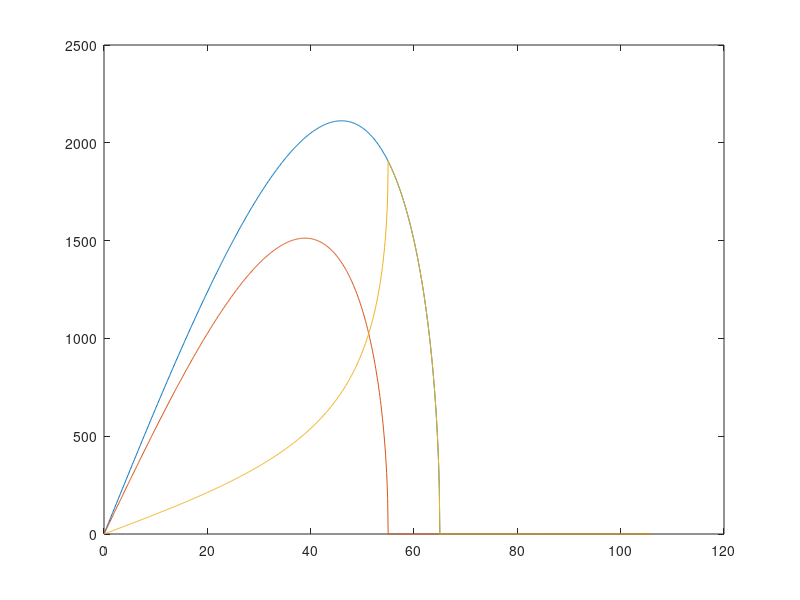
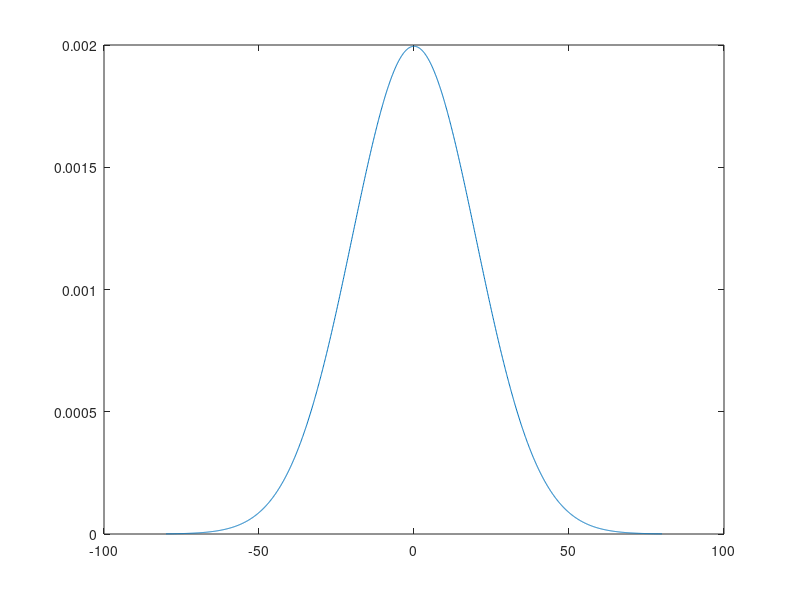
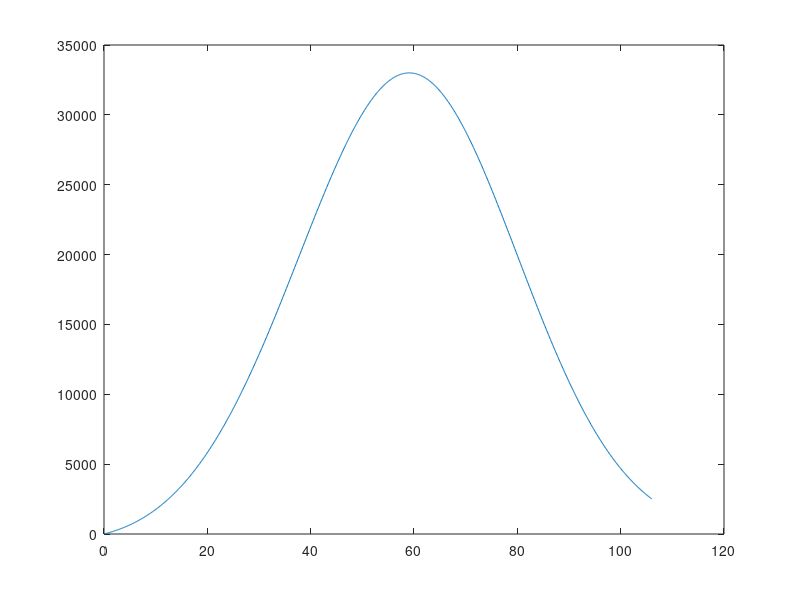

Recreate these plots in MATLAB, in order.
close all
clear all
clc

r = 60;
t = 10;

ErrorLoc = 20;


% N = 100;
% rho = linspace(0,r+t,N);

rho_Step = 0.1;
Max_rho = r + t/2 + 2*ErrorLoc + 1;
rho = 0:rho_Step:Max_rho ;

V_1 = sqrt((r+t/2)^2 - rho.^2).*rho;
V_1(rho > r+t/2) = 0;

V_2 = sqrt((r-t/2)^2 - rho.^2).*rho;
V_2(rho > r-t/2) = 0;

V_shell = V_1 - V_2;

figure;
plot(rho,V_1,rho,V_2, rho, V_shell)

V_shell = V_shell/sum(V_shell);

%%

x = (-4*ErrorLoc):rho_Step:(4*ErrorLoc);
G_ErrorLoc = exp(-x.^2/(2*ErrorLoc^2));
G_ErrorLoc = G_ErrorLoc/sum(G_ErrorLoc);

figure;
plot(x,G_ErrorLoc);

V_Error = conv(cat(2,zeros(1,(size(x,1)-1)/2),V_shell),G_ErrorLoc,'same');

V_1e = sqrt((r+t/2)^2 - rho.^2);
V_1e(rho > r+t/2) = 0;

V_2e = sqrt((r-t/2)^2 - rho.^2);
V_2e(rho > r-t/2) = 0;

V_shell_E = V_1 - V_2;
V_Error2 = conv(V_shell_E,G_ErrorLoc,'same');

V_Error2 = V_Error2.*rho;

figure;
plot(rho,V_Error2)

